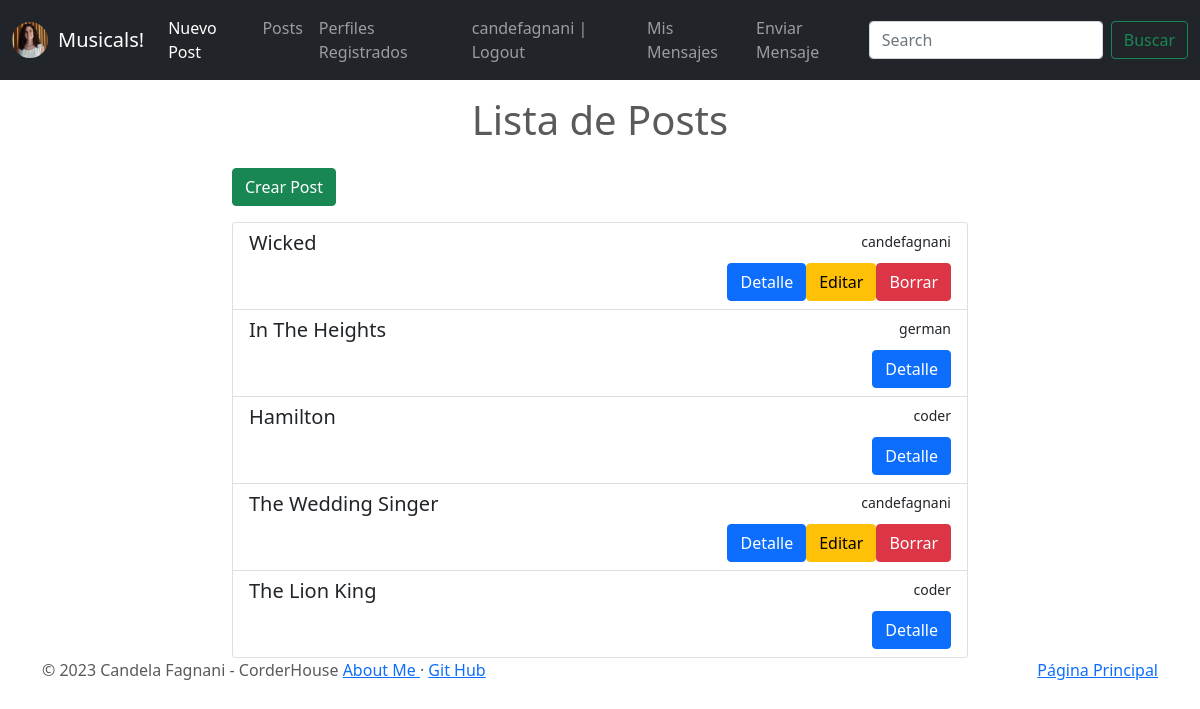
Page /post/list (signed in) on the committed database.
### Musicales/models.py (models this page shows, shortened)
class Profile(models.Model):
    user = models.OneToOneField(to = User, on_delete = models.CASCADE, related_name = "profile")
    instagram = models.CharField(max_length = 100)
    email = models.EmailField()
    imagen = models.ImageField(default = 'default.png', upload_to = 'profiles')

class Post(models.Model):
    musical = models.CharField(max_length = 30)
    estreno = models.IntegerField()
    descripcion = models.CharField(max_length = 2000)
    actor_principal = models.CharField(max_length = 100)
    cancion_principal = models.CharField(max_length = 100)
    duracion = models.DecimalField(max_digits = 5, decimal_places = 2)
    publisher = models.ForeignKey(to = User, on_delete = models.CASCADE, related_name = "publisher")
    imagen = models.ImageField(upload_to = "posts", null = True, blank = True)
    puntuacion = models.IntegerField(choices=((1, "1 estrella"), (2, "2 estrellas"), (3, "3 estrellas"), (4, "4 estrellas"), (5, "5 estrellas")), null=True, blank=True)
    creado_el = models.DateTimeField(auto_now_add = True)
    comentario = models.CharField(max_length = 2000)

### Musicales/views.py (the view)
# urls.py: path('post/list',PostList.as_view(), name = "post-list"),
class PostList(ListView):
    model = Post

### Musicales/templates/Musicales/post_list.html (shortened to what this page needs)
{% extends "Musicales/base.html" %}
{% block main %}
    <div class="container mt-5">
        <div class="row justify-content-center">
            <div class="col-md-8">
                <h1 class="text-center mb-4">Lista de Posts</h1>
                {% if user.is_authenticated %}
                    <div class="text-right mb-3">
                        <a href="{% url 'post-create' %}" class="btn btn-success">Crear Post</a>
                    </div>
                {% endif %}
                <ul class="list-group">
                    {% for post in object_list %}
                        <li class="list-group-item">
                            <div class="d-flex justify-content-between">
                                <h5>{{ post.musical }}</h5>
                                <small>{{ post.publisher }}</small>
                            </div>
                            <div class="d-flex justify-content-end">
                                <a href="{% url 'post-detail' post.id %}" class="btn btn-primary mr-2">Detalle</a>
                                {% if user.is_authenticated and post.publisher == user %}
                                    <a href="{% url 'post-update' post.id %}" class="btn btn-warning mr-2">Editar</a>
                                    <a href="{% url 'post-delete' post.id %}" class="btn btn-danger">Borrar</a>
                                {% endif %}
                            </div>
                        </li>
                    {% empty %}
                        <li class="list-group-item text-center">No hay posts aún.</li>
                    {% endfor %}
                </ul>
            </div>
        </div>
    </div>
{% endblock %}

### Musicales/templates/Musicales/base.html (shortened to what this page needs)
<!DOCTYPE html>
<html lang= "es" >
<head>
    {% load static %}
<link href="{% static 'Musicales/css/bootstrap.min.css' %}" rel="stylesheet">
    <link href="{% static 'Musicales/css/carousel.css' %}" rel="stylesheet">
</head>
  <body>
    <header>
      <nav class="navbar navbar-expand-md navbar-dark fixed-top bg-dark">
        <div class="container-fluid">
          {% if user.is_authenticated %}
            <a href="{% url 'profile-update' user.profile.id %}">
            <img src="{{user.profile.imagen.url}}" height="100%" width="36px" style="border-radius: 50%; margin-right:10px">
            </a>
          {% endif %}
          <a class="navbar-brand" href="{% url 'index' %}"> Musicals! </a>
          <div class="collapse navbar-collapse" id="navbarCollapse">
            <ul class="navbar-nav me-auto mb-2 mb-md-0">
              <li class="nav-item">
                <a class="nav-link active" aria-current="page" href="{% url 'post-create' %}">Nuevo Post</a>
              </li>
              <li class="nav-item">
                <a class="nav-link" href="{% url 'post-list' %}">Posts</a>
              </li>
              <li class="nav-item">
                <a class="nav-link" href="{% url 'profile-list' %}"> Perfiles Registrados </a>
              </li>
              {% if user.is_authenticated %}
                <li class="nav-item">
                  <a class="nav-link" href="{% url 'logout' %}"> {{user.username}} | Logout</a>
                </li>
                <li class="nav-item">
                  <a class="nav-link" href="{% url 'mensaje-list' %}"> Mis Mensajes</a>
                </li>
              {% endif %}
              <li class="nav-item">
                <a class="nav-link" href="{% url 'mensaje-create' %}">Enviar Mensaje</a>
              </li>
            </ul>
            <form class="d-flex">
              <input class="form-control me-2" type="search" placeholder="Search" aria-label="Search">
              <button class="btn btn-outline-success" type="submit"> Buscar </button>
            </form>
          </div>
        </div>
      </nav>
    </header>
    {% block main %}
    {% endblock %}
  <footer class="container">
    <p class="float-end"><a href="{% url 'index' %}"> Página Principal </a></p>
    <p>© 2023 Candela Fagnani - CorderHouse <a href="{% url 'about' %}"> About Me </a> · <a href="https://github.com/candefagnani"> Git Hub </a></p>
  </footer>
  </body>
</html>

### Musicales/static/Musicales/css/carousel.css (style rules this page uses)
body { padding-top: 3rem; padding-bottom: 3rem; color: #5a5a5a; }

### rows in the picture
Post: musical "Wicked", publisher "candefagnani", shows "Editar"
Post: musical "In The Heights", publisher "german"
Post: musical "Hamilton", publisher "coder"
Post: musical "The Wedding Singer", publisher "candefagnani", shows "Editar"
Post: musical "The Lion King", publisher "coder"

### other values in the picture
{{ user.username }} "candefagnani"
